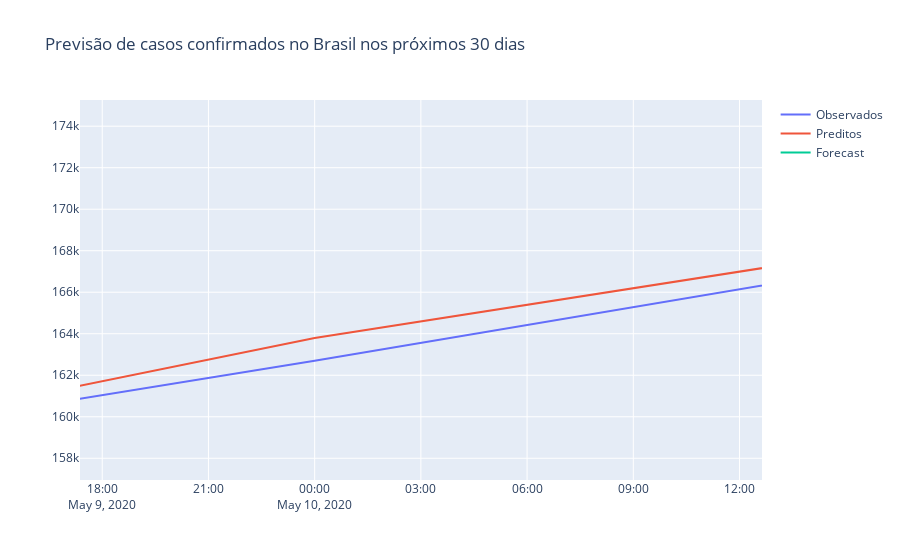

Here is the notebook cell this chart was saved with:
### Code cell
fig = go.Figure(go.Scatter(
    x=confirmados.index, y=confirmados, name='Observados'
))

fig.add_trace(go.Scatter(
    x=confirmados.index, y=modelo.predict_in_sample(),  name ='Preditos'
))

fig.add_trace(go.Scatter(
    x=pd.date_range('2020-05-20','2020-06-20'), y=modelo.predict(31), name='Forecast'
))

fig.update_layout(title='Previsão de casos confirmados no Brasil nos próximos 30 dias')
fig.show()
